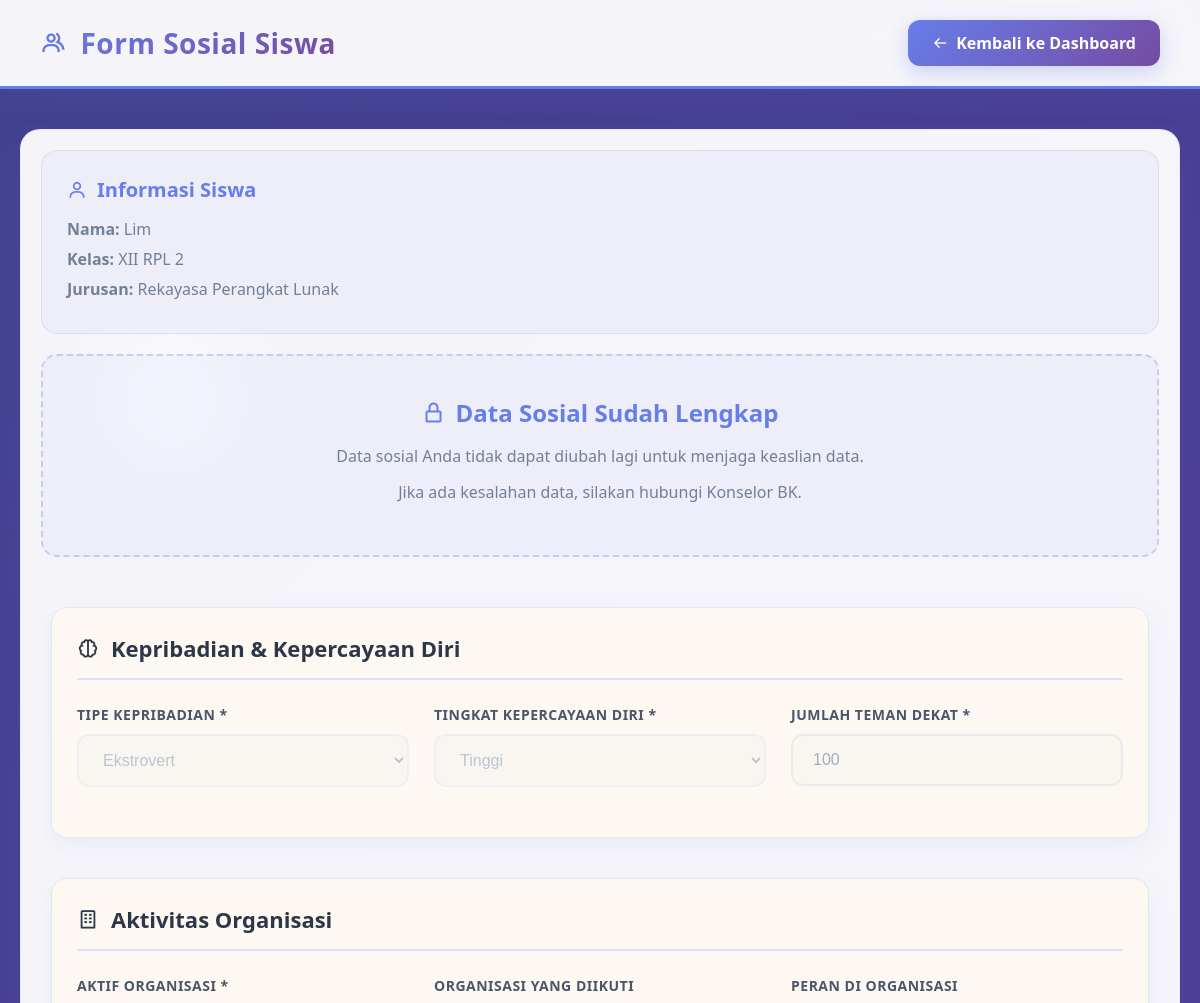
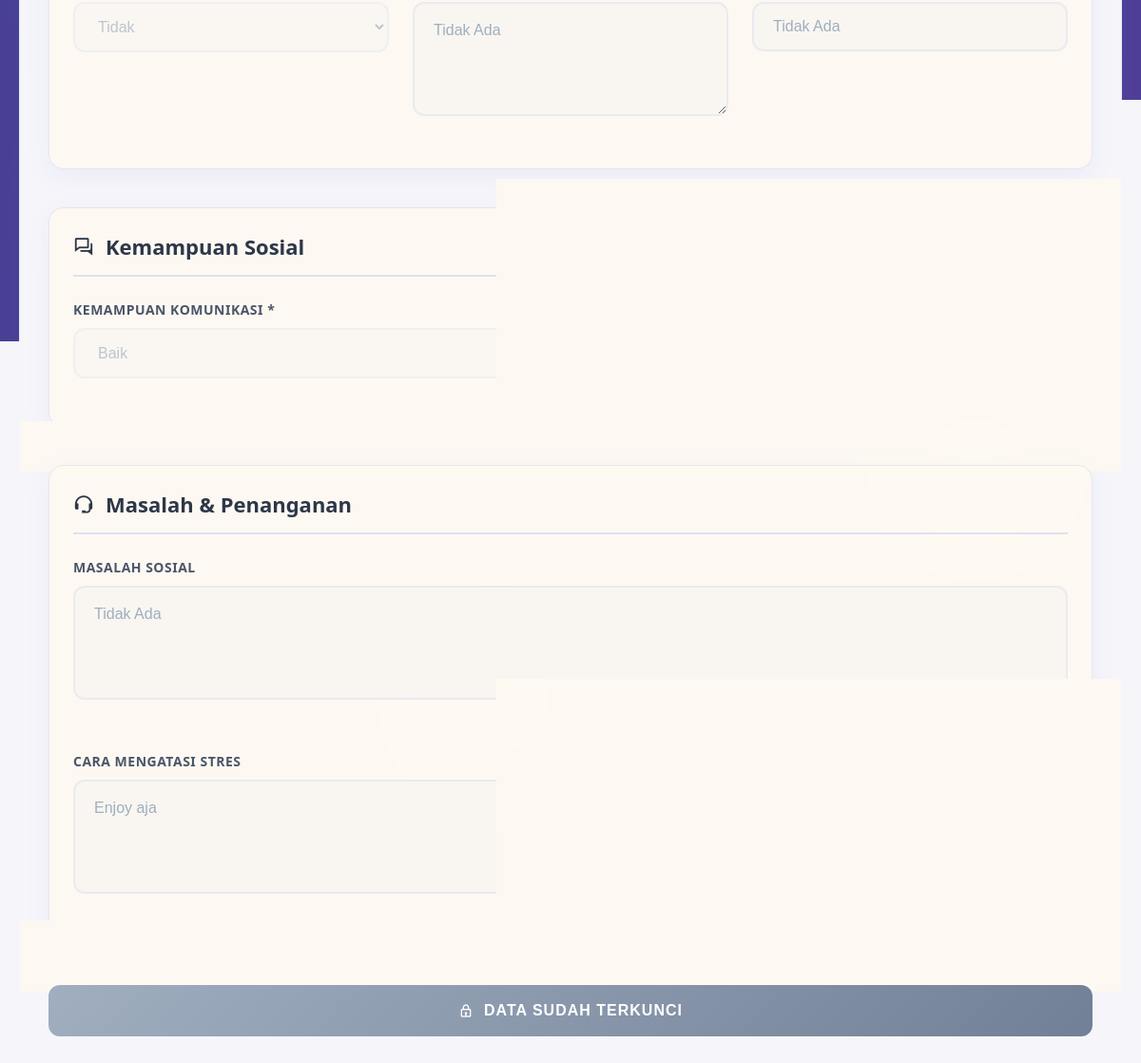
Screenshot of /form_sosial.php (signed in) with the database file from the repository (2 pictures, top to bottom).
### tables this page shows
CREATE TABLE `siswa` (
  `ID` int(11) NOT NULL,
  `USER_ID` int(11) DEFAULT NULL,
  `NIS` varchar(20) NOT NULL,
  `NISN` varchar(20) NOT NULL,
  `JENIS_KELAMIN` enum('L','P') NOT NULL,
  `TEMPAT_LAHIR` varchar(50) DEFAULT NULL,
  `TANGGAL_LAHIR` date DEFAULT NULL,
  `ALAMAT` text DEFAULT NULL,
  `AGAMA` varchar(20) DEFAULT NULL,
  `KELAS` varchar(10) DEFAULT NULL,
  `JURUSAN` varchar(50) DEFAULT NULL,
  `CREATED_AT` timestamp NOT NULL DEFAULT current_timestamp(),
  `UPDATED_AT` timestamp NOT NULL DEFAULT current_timestamp() ON UPDATE current_timestamp(),
  `ANGKATAN` int(11) DEFAULT NULL
);

CREATE TABLE `users` (
  `ID` int(11) NOT NULL,
  `USERNAME` varchar(100) NOT NULL,
  `PASSWORD` varchar(100) NOT NULL,
  `ROLE` enum('Admin','Guru_BK','Siswa') DEFAULT NULL,
  `NAMA_LENGKAP` varchar(100) NOT NULL,
  `EMAIL` varchar(100) DEFAULT NULL,
  `NO_TELEPON` varchar(15) DEFAULT NULL,
  `STATUS` enum('Aktif','Tidak_Aktif') DEFAULT 'Aktif',
  `CREATED_AT` timestamp NOT NULL DEFAULT current_timestamp(),
  `UPDATED_AT` timestamp NOT NULL DEFAULT current_timestamp() ON UPDATE current_timestamp()
);

CREATE TABLE `form_sosial` (
  `ID` int(11) NOT NULL,
  `SISWA_ID` int(11) DEFAULT NULL,
  `TIPE_KEPRIBADIAN` enum('Introvert','Ekstrovert','Ambivert') NOT NULL,
  `TINGKAT_KEPERCAYAAN_DIRI` enum('Tinggi','Sedang','Rendah') NOT NULL,
  `JUMLAH_TEMAN_DEKAT` int(11) DEFAULT NULL,
  `AKTIF_ORGANISASI` enum('Ya','Tidak') NOT NULL,
  `ORGANISASI_YANG_DIIKUTI` text DEFAULT NULL,
  `PERAN_DI_ORGANISASI` varchar(100) DEFAULT NULL,
  `KEMAMPUAN_KOMUNIKASI` enum('Baik','Cukup','Kurang') NOT NULL,
  `KEMAMPUAN_KERJA_TIM` enum('Baik','Cukup','Kurang') NOT NULL,
  `MASALAH_SOSIAL` text DEFAULT NULL,
  `CARA_MENGATASI_STRES` text DEFAULT NULL,
  `CREATED_AT` timestamp NOT NULL DEFAULT current_timestamp(),
  `UPDATED_AT` timestamp NOT NULL DEFAULT current_timestamp() ON UPDATE current_timestamp()
);

### form_sosial.php (the view, shortened to what this page needs)
<?php
include 'koneksi.php';
$user_id = $_SESSION['user_id'];
$sql_siswa = "SELECT s.ID as SISWA_ID, s.*, u.NAMA_LENGKAP
              FROM siswa s
              JOIN users u ON s.USER_ID = u.ID
              WHERE s.USER_ID = ?";
$stmt_siswa = $koneksi->prepare($sql_siswa);
$stmt_siswa->bind_param("i", $user_id);
$stmt_siswa->execute();
$siswa = $stmt_siswa->get_result()->fetch_assoc();
$siswa_id = $siswa['SISWA_ID'];
$sql_sosial = "SELECT * FROM form_sosial WHERE SISWA_ID = ?";
$stmt_sosial = $koneksi->prepare($sql_sosial);
$stmt_sosial->bind_param("i", $siswa_id);
$stmt_sosial->execute();
$sosial = $stmt_sosial->get_result()->fetch_assoc();
$data_sudah_lengkap = false;
if ($sosial) {
    if (!empty($sosial['TIPE_KEPRIBADIAN']) && !empty($sosial['TINGKAT_KEPERCAYAAN_DIRI']) &&
        !empty($sosial['JUMLAH_TEMAN_DEKAT']) && !empty($sosial['AKTIF_ORGANISASI']) &&
        !empty($sosial['KEMAMPUAN_KOMUNIKASI']) && !empty($sosial['KEMAMPUAN_KERJA_TIM'])) {
        $data_sudah_lengkap = true;
    }
}
?>
<!DOCTYPE html>
<html lang="id">
<head>
    <link href="https://unpkg.com/boxicons@2.1.4/css/boxicons.min.css" rel="stylesheet">
</head>
<body>
    <div class="header">
        <h1><i class='bx bx-group'></i> Form Sosial Siswa</h1>
        <a href="dashboard_siswa.php" class="back-btn">
            <i class='bx bx-arrow-back'></i>
            Kembali ke Dashboard
        </a>
    </div>
    <div class="container">
        <div class="content">
            <div class="student-info">
                <h3><i class='bx bx-user'></i> Informasi Siswa</h3>
                <p><strong>Nama:</strong> <?php echo htmlspecialchars($siswa['NAMA_LENGKAP']); ?></p>
                <p><strong>Kelas:</strong> <?php echo htmlspecialchars($siswa['KELAS'] ?? '-'); ?></p>
                <p><strong>Jurusan:</strong> <?php echo htmlspecialchars($siswa['JURUSAN'] ?? '-'); ?></p>
            </div>
            <?php if ($data_sudah_lengkap): ?>
                <div class="data-locked">
                    <h3><i class='bx bx-lock-alt'></i> Data Sosial Sudah Lengkap</h3>
                    <p>Data sosial Anda tidak dapat diubah lagi untuk menjaga keaslian data.</p>
                    <p>Jika ada kesalahan data, silakan hubungi Konselor BK.</p>
                </div>
            <?php endif; ?>
            <form method="POST" action="" id="formSosial" class="form-content">
                <div class="form-section">
                    <h3 class="section-title"><i class='bx bx-brain'></i> Kepribadian & Kepercayaan Diri</h3>
                    <div class="form-grid">
                        <div class="form-group">
                            <label>Tipe Kepribadian *</label>
                            <select name="tipe_kepribadian" <?php echo $data_sudah_lengkap ? 'disabled' : 'required'; ?>>
                                <option value="Ekstrovert" <?php echo ($sosial['TIPE_KEPRIBADIAN'] ?? '') == 'Ekstrovert' ? 'selected' : ''; ?>>Ekstrovert</option>
                            </select>
                        </div>
                        <div class="form-group">
                            <label>Tingkat Kepercayaan Diri *</label>
                            <select name="tingkat_kepercayaan_diri" <?php echo $data_sudah_lengkap ? 'disabled' : 'required'; ?>>
                                <option value="Tinggi" <?php echo ($sosial['TINGKAT_KEPERCAYAAN_DIRI'] ?? '') == 'Tinggi' ? 'selected' : ''; ?>>Tinggi</option>
                            </select>
                        </div>
                        <div class="form-group">
                            <label>Jumlah Teman Dekat *</label>
                            <input type="number" name="jumlah_teman_dekat"
                                   value="<?php echo htmlspecialchars($sosial['JUMLAH_TEMAN_DEKAT'] ?? ''); ?>"
                                   <?php echo $data_sudah_lengkap ? 'readonly' : 'required'; ?>
                                   min="0" max="100" placeholder="Contoh: 5">
                        </div>
                    </div>
                </div>
                <div class="form-section">
                    <h3 class="section-title"><i class='bx bx-building'></i> Aktivitas Organisasi</h3>
                    <div class="form-grid">
                        <div class="form-group">
                            <label>Aktif Organisasi *</label>
                            <select name="aktif_organisasi" <?php echo $data_sudah_lengkap ? 'disabled' : 'required'; ?>>
                                <option value="Tidak" <?php echo ($sosial['AKTIF_ORGANISASI'] ?? '') == 'Tidak' ? 'selected' : ''; ?>>Tidak</option>
                            </select>
                        </div>
                        <div class="form-group">
                            <label>Organisasi yang Diikuti</label>
                            <textarea name="organisasi_yang_diikuti" <?php echo $data_sudah_lengkap ? 'readonly' : ''; ?>
                                      placeholder="Contoh: OSIS, Pramuka, Klub Programming, Ekstrakurikuler"><?php echo htmlspecialchars($sosial['ORGANISASI_YANG_DIIKUTI'] ?? ''); ?></textarea>
                        </div>
                        <div class="form-group">
                            <label>Peran di Organisasi</label>
                            <input type="text" name="peran_di_organisasi"
                                   value="<?php echo htmlspecialchars($sosial['PERAN_DI_ORGANISASI'] ?? ''); ?>"
                                   <?php echo $data_sudah_lengkap ? 'readonly' : ''; ?>
                                   placeholder="Contoh: Anggota, Sekretaris, Ketua">
                        </div>
                    </div>
                </div>
                <div class="form-section">
                    <h3 class="section-title"><i class='bx bx-conversation'></i> Kemampuan Sosial</h3>
                    <div class="form-grid">
                        <div class="form-group">
                            <label>Kemampuan Komunikasi *</label>
                            <select name="kemampuan_komunikasi" <?php echo $data_sudah_lengkap ? 'disabled' : 'required'; ?>>
                                <option value="Baik" <?php echo ($sosial['KEMAMPUAN_KOMUNIKASI'] ?? '') == 'Baik' ? 'selected' : ''; ?>>Baik</option>
                            </select>
                        </div>
                        <div class="form-group">
                            <label>Kemampuan Kerja Tim *</label>
                            <select name="kemampuan_kerja_tim" <?php echo $data_sudah_lengkap ? 'disabled' : 'required'; ?>>
                                <option value="Baik" <?php echo ($sosial['KEMAMPUAN_KERJA_TIM'] ?? '') == 'Baik' ? 'selected' : ''; ?>>Baik</option>
                            </select>
                        </div>
                    </div>
                </div>
                <div class="form-section">
                    <h3 class="section-title"><i class='bx bx-support'></i> Masalah & Penanganan</h3>
                    <div class="form-grid">
                        <div class="form-group" style="grid-column: 1 / -1;">
                            <label>Masalah Sosial</label>
                            <textarea name="masalah_sosial" <?php echo $data_sudah_lengkap ? 'readonly' : ''; ?>
                                      placeholder="Jelaskan masalah sosial yang pernah atau sedang Anda hadapi (opsional)"><?php echo htmlspecialchars($sosial['MASALAH_SOSIAL'] ?? ''); ?></textarea>
                        </div>
                        <div class="form-group" style="grid-column: 1 / -1;">
                            <label>Cara Mengatasi Stres</label>
                            <textarea name="cara_mengatasi_stres" <?php echo $data_sudah_lengkap ? 'readonly' : ''; ?>
                                      placeholder="Bagaimana cara Anda mengatasi stres atau tekanan (opsional)"><?php echo htmlspecialchars($sosial['CARA_MENGATASI_STRES'] ?? ''); ?></textarea>
                        </div>
                    </div>
                </div>
                <?php if (!$data_sudah_lengkap): ?>
                    <button type="submit" class="submit-btn">
                        <i class='bx bx-save'></i>
                        Simpan Data Sosial
                    </button>
                    <div class="alert alert-info">
                        <i class='bx bx-info-circle'></i>
                        <strong>Perhatian:</strong> Data yang sudah disimpan tidak dapat diubah lagi. Pastikan semua data sudah benar sebelum menyimpan.
                    </div>
                <?php else: ?>
                    <button type="button" class="submit-btn" disabled>
                        <i class='bx bx-lock'></i>
                        Data Sudah Terkunci
                    </button>
                <?php endif; ?>
            </form>
        </div>
    </div>
</body>
</html>

### rows the page displays
siswa: USER_ID.NAMA_LENGKAP "Lim", KELAS "XII RPL 2", JURUSAN "Rekayasa Perangkat Lunak"
form_sosial: tipe_kepribadian "Ekstrovert", tingkat_kepercayaan_diri "Tinggi", jumlah_teman_dekat "100", aktif_organisasi "Tidak", organisasi_yang_diikuti "Tidak Ada", peran_di_organisasi "Tidak Ada", kemampuan_komunikasi "Baik", kemampuan_kerja_tim "Baik", masalah_sosial "Tidak Ada", cara_mengatasi_stres "Enjoy aja"
